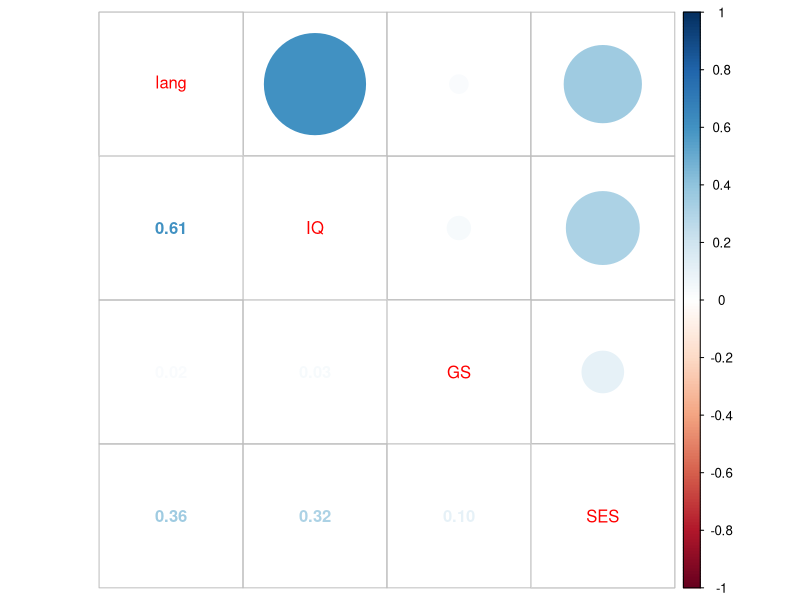
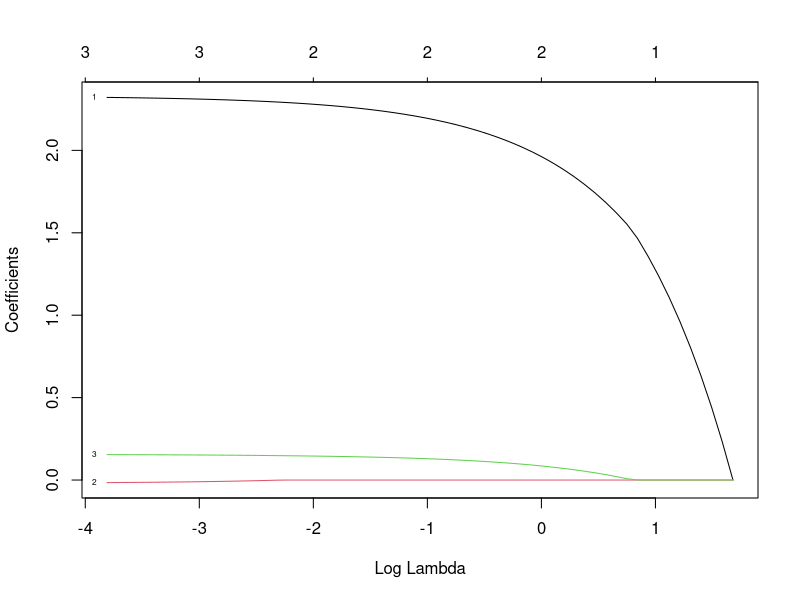
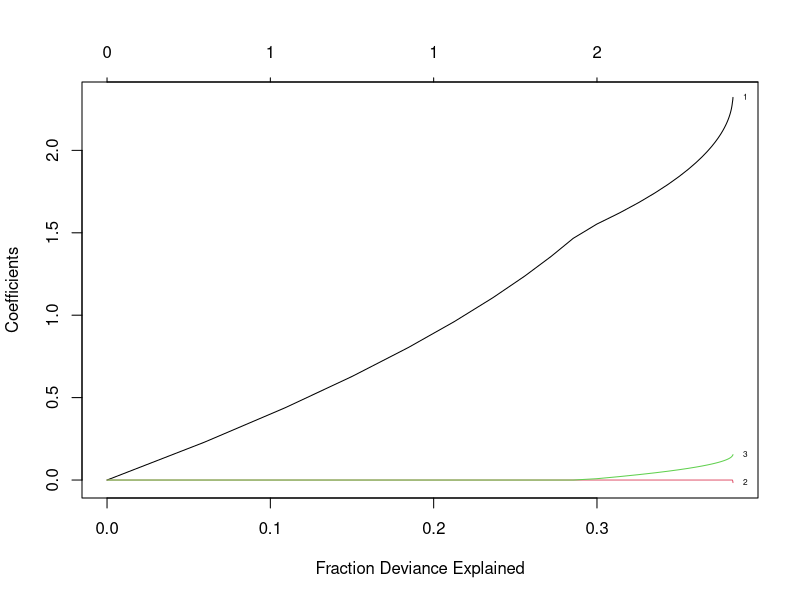
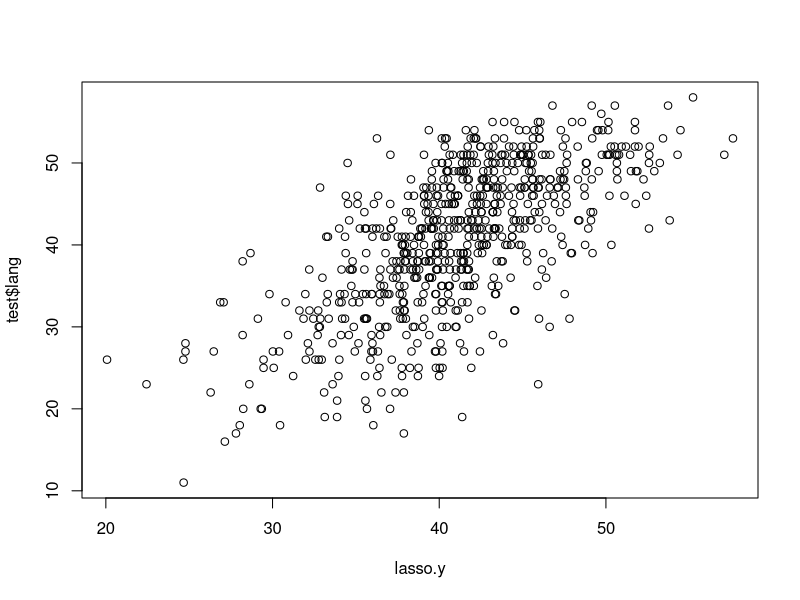

Write the R code that produced these figures, in order.
library(MASS)
##install.packages('corrplot')
library(corrplot)
library(glmnet)
data("nlschools")
str(nlschools)
nlschools$class<-NULL
p.cor<-cor(nlschools[,-5])
corrplot.mixed(p.cor)
ind<-sample(2,nrow(nlschools),replace=T,prob = c(0.7,0.3))
train<-nlschools[ind==1,]
test<-nlschools[ind==2,]
train$COMB<-model.matrix( ~ COMB - 1, data=train ) #convert to dummy variable 
test$COMB<-model.matrix( ~ COMB - 1, data=test )
predictor_variables<-as.matrix(train[,2:4])
language_score<-as.matrix(train$lang)
lasso<-glmnet(predictor_variables,language_score,family="gaussian",alpha=1)
print(lasso)
plot(lasso,xvar = "lambda",label = T)

plot(lasso,xvar='dev',label=T)
test.matrix<-as.matrix(test[,2:4])
lasso.y<-predict(lasso,newx = test.matrix,type = 'response',s=.02)
plot(lasso.y,test$lang)
lasso.resid<-lasso.y-test$lang
mean(lasso.resid^2)



